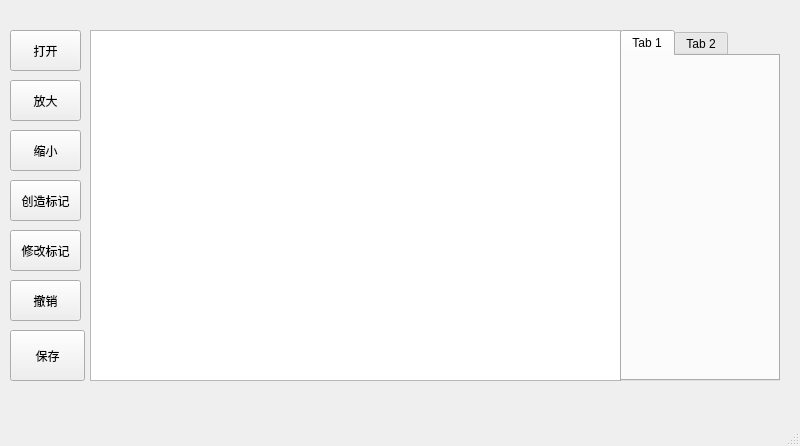
<?xml version="1.0" encoding="UTF-8"?>
<ui version="4.0">
 <class>MainWindow</class>
 <widget class="QMainWindow" name="MainWindow">
  <property name="geometry">
   <rect>
    <x>0</x>
    <y>0</y>
    <width>800</width>
    <height>446</height>
   </rect>
  </property>
  <property name="windowTitle">
   <string>MainWindow</string>
  </property>
  <widget class="QWidget" name="centralwidget">
   <widget class="QToolButton" name="toolButton_2">
    <property name="geometry">
     <rect>
      <x>10</x>
      <y>30</y>
      <width>71</width>
      <height>41</height>
     </rect>
    </property>
    <property name="text">
     <string>打开</string>
    </property>
   </widget>
   <widget class="QToolButton" name="toolButton">
    <property name="geometry">
     <rect>
      <x>10</x>
      <y>80</y>
      <width>71</width>
      <height>41</height>
     </rect>
    </property>
    <property name="text">
     <string>放大</string>
    </property>
   </widget>
   <widget class="QToolButton" name="toolButton_3">
    <property name="geometry">
     <rect>
      <x>10</x>
      <y>130</y>
      <width>71</width>
      <height>41</height>
     </rect>
    </property>
    <property name="text">
     <string>缩小</string>
    </property>
   </widget>
   <widget class="QToolButton" name="toolButton_4">
    <property name="geometry">
     <rect>
      <x>10</x>
      <y>180</y>
      <width>71</width>
      <height>41</height>
     </rect>
    </property>
    <property name="text">
     <string>创造标记</string>
    </property>
   </widget>
   <widget class="QToolButton" name="toolButton_5">
    <property name="geometry">
     <rect>
      <x>10</x>
      <y>230</y>
      <width>71</width>
      <height>41</height>
     </rect>
    </property>
    <property name="text">
     <string>修改标记</string>
    </property>
   </widget>
   <widget class="QToolButton" name="toolButton_6">
    <property name="geometry">
     <rect>
      <x>10</x>
      <y>280</y>
      <width>71</width>
      <height>41</height>
     </rect>
    </property>
    <property name="text">
     <string>撤销</string>
    </property>
   </widget>
   <widget class="QPushButton" name="pushButton">
    <property name="geometry">
     <rect>
      <x>10</x>
      <y>330</y>
      <width>75</width>
      <height>51</height>
     </rect>
    </property>
    <property name="text">
     <string>保存</string>
    </property>
   </widget>
   <widget class="QGraphicsView" name="graphicsView">
    <property name="geometry">
     <rect>
      <x>90</x>
      <y>30</y>
      <width>531</width>
      <height>351</height>
     </rect>
    </property>
   </widget>
   <widget class="QWidget" name="verticalLayoutWidget">
    <property name="geometry">
     <rect>
      <x>620</x>
      <y>30</y>
      <width>160</width>
      <height>351</height>
     </rect>
    </property>
    <layout class="QVBoxLayout" name="verticalLayout">
     <item>
      <widget class="QTabWidget" name="labellist">
       <property name="currentIndex">
        <number>0</number>
       </property>
       <widget class="QWidget" name="tab">
        <attribute name="title">
         <string>Tab 1</string>
        </attribute>
       </widget>
       <widget class="QWidget" name="tab_2">
        <attribute name="title">
         <string>Tab 2</string>
        </attribute>
       </widget>
      </widget>
     </item>
    </layout>
   </widget>
  </widget>
  <widget class="QMenuBar" name="menubar">
   <property name="geometry">
    <rect>
     <x>0</x>
     <y>0</y>
     <width>800</width>
     <height>23</height>
    </rect>
   </property>
  </widget>
  <widget class="QStatusBar" name="statusbar"/>
 </widget>
 <resources/>
 <connections>
  <connection>
   <sender>toolButton_2</sender>
   <signal>pressed()</signal>
   <receiver>MainWindow</receiver>
   <slot>Open_File()</slot>
   <hints>
    <hint type="sourcelabel">
     <x>27</x>
     <y>74</y>
    </hint>
    <hint type="destinationlabel">
     <x>133</x>
     <y>26</y>
    </hint>
   </hints>
  </connection>
  <connection>
   <sender>toolButton</sender>
   <signal>clicked()</signal>
   <receiver>MainWindow</receiver>
   <slot>Enlarge()</slot>
   <hints>
    <hint type="sourcelabel">
     <x>39</x>
     <y>115</y>
    </hint>
    <hint type="destinationlabel">
     <x>6</x>
     <y>115</y>
    </hint>
   </hints>
  </connection>
  <connection>
   <sender>toolButton_3</sender>
   <signal>clicked()</signal>
   <receiver>MainWindow</receiver>
   <slot>lessen()</slot>
   <hints>
    <hint type="sourcelabel">
     <x>35</x>
     <y>185</y>
    </hint>
    <hint type="destinationlabel">
     <x>3</x>
     <y>175</y>
    </hint>
   </hints>
  </connection>
  <connection>
   <sender>toolButton_4</sender>
   <signal>clicked()</signal>
   <receiver>MainWindow</receiver>
   <slot>Ctreate_Labels()</slot>
   <hints>
    <hint type="sourcelabel">
     <x>50</x>
     <y>225</y>
    </hint>
    <hint type="destinationlabel">
     <x>4</x>
     <y>216</y>
    </hint>
   </hints>
  </connection>
  <connection>
   <sender>toolButton_5</sender>
   <signal>clicked()</signal>
   <receiver>MainWindow</receiver>
   <slot>Change_Labels()</slot>
   <hints>
    <hint type="sourcelabel">
     <x>31</x>
     <y>266</y>
    </hint>
    <hint type="destinationlabel">
     <x>-1</x>
     <y>266</y>
    </hint>
   </hints>
  </connection>
  <connection>
   <sender>toolButton_6</sender>
   <signal>clicked()</signal>
   <receiver>MainWindow</receiver>
   <slot>Undo_toPrev()</slot>
   <hints>
    <hint type="sourcelabel">
     <x>42</x>
     <y>334</y>
    </hint>
    <hint type="destinationlabel">
     <x>2</x>
     <y>329</y>
    </hint>
   </hints>
  </connection>
  <connection>
   <sender>graphicsView</sender>
   <signal>rubberBandChanged(QRect,QPointF,QPointF)</signal>
   <receiver>MainWindow</receiver>
   <slot>Main_DisplayWin()</slot>
   <hints>
    <hint type="sourcelabel">
     <x>185</x>
     <y>123</y>
    </hint>
    <hint type="destinationlabel">
     <x>258</x>
     <y>24</y>
    </hint>
   </hints>
  </connection>
 </connections>
 <slots>
  <slot>Open_File()</slot>
  <slot>Enlarge()</slot>
  <slot>lessen()</slot>
  <slot>Ctreate_Labels()</slot>
  <slot>Change_Labels()</slot>
  <slot>Undo_toPrev()</slot>
  <slot>SaveFile()</slot>
  <slot>Main_DisplayWin()</slot>
 </slots>
</ui>
